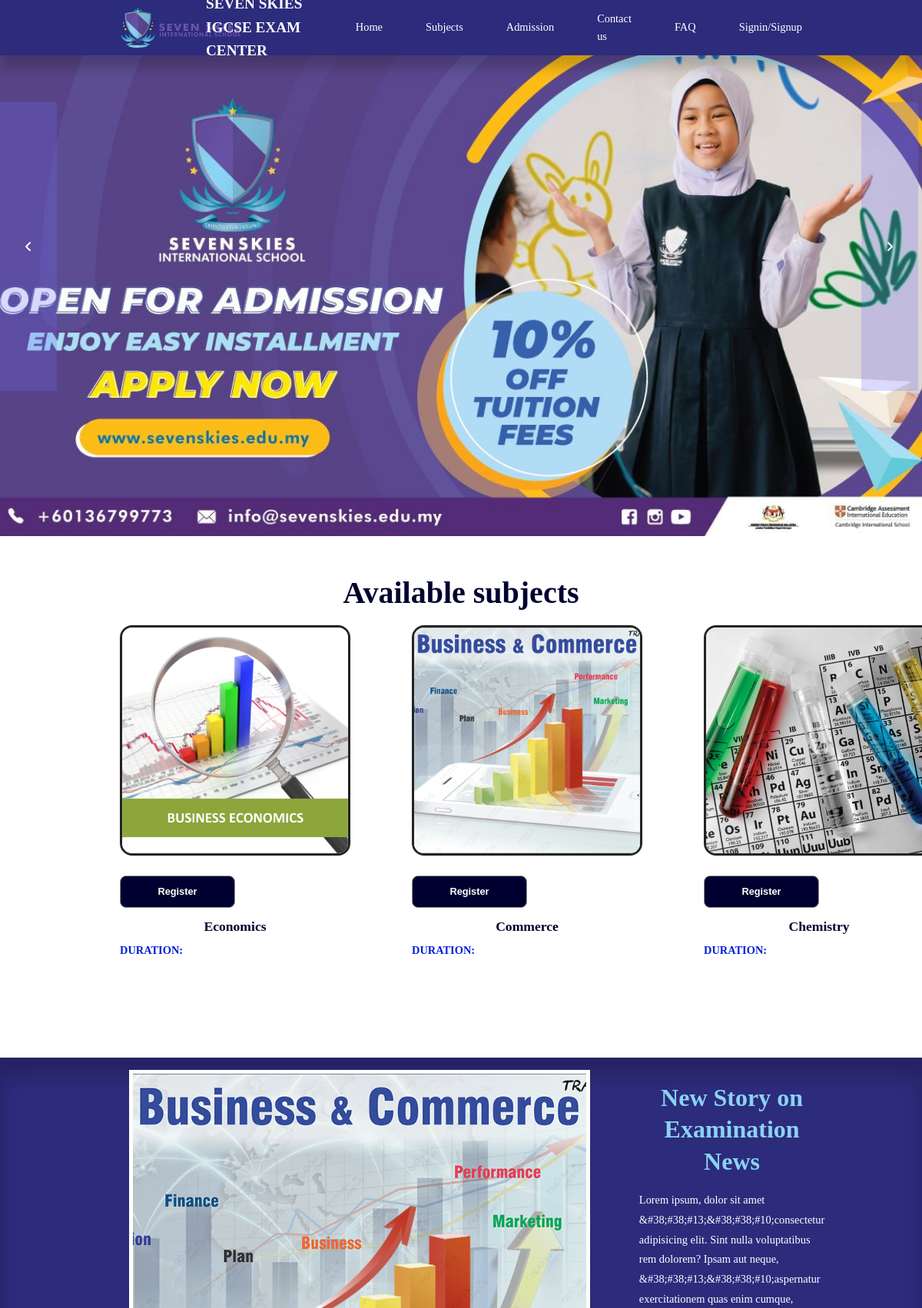
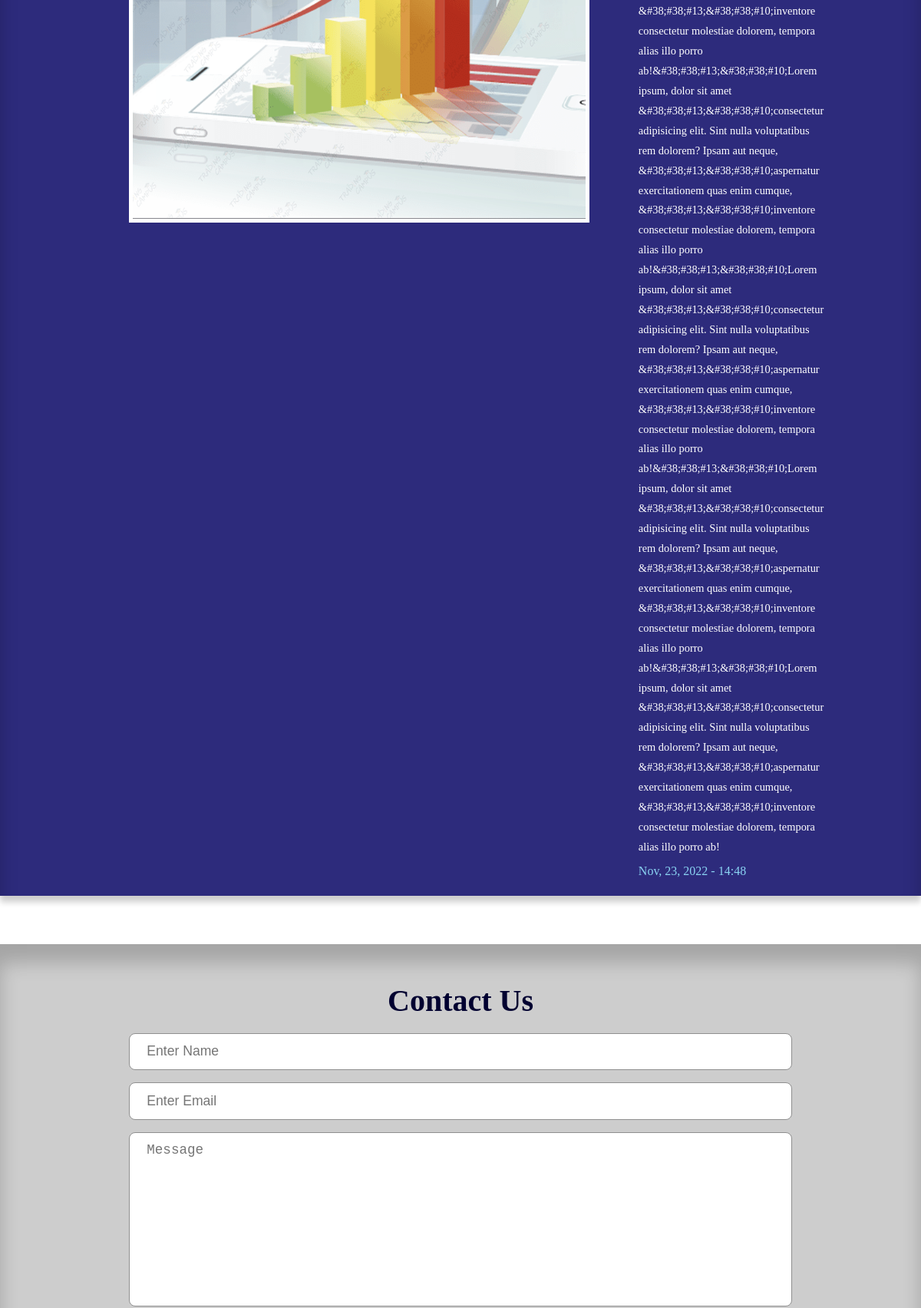
The page / (upper part) on the database its author committed (2 pictures, top to bottom).
### tables this page shows
CREATE TABLE `subjects` (
  `id` int(11) NOT NULL,
  `subject` varchar(100) NOT NULL,
  `subject_code` int(100) NOT NULL,
  `start_date` varchar(100) NOT NULL,
  `end_date` varchar(100) NOT NULL,
  `fee` varchar(10000) NOT NULL,
  `thumbnail` varchar(150) NOT NULL,
  `date_time` timestamp NOT NULL DEFAULT current_timestamp() ON UPDATE current_timestamp()
);

CREATE TABLE `posts` (
  `id` int(11) UNSIGNED NOT NULL,
  `title` varchar(150) NOT NULL,
  `body` text NOT NULL,
  `post_thumbnail` varchar(150) NOT NULL,
  `date_time` datetime NOT NULL DEFAULT current_timestamp() ON UPDATE current_timestamp(),
  `is_featured` int(1) NOT NULL
);

### index.php (the view, shortened to what this page needs)
<?php
include './partials/header.php';
$featured_query = "SELECT * FROM posts WHERE is_featured";
$featured_result = mysqli_query($dbconnect, $featured_query);
$featured = mysqli_fetch_assoc($featured_result);
$query = "SELECT * FROM subjects ORDER BY date_time DESC LIMIT 3";
$subjects = mysqli_query($dbconnect, $query);
?>
<section class="carousel">
    <div class="carousel_container">
        <div class="carousel_image fade">
            <img src="./img/img2.jpeg" alt="">
        </div>
        <i id="prev" onclick="showImage(-1)" class="fa-solid fa-angle-left"></i>
        <i id="next" onclick="showImage(1)" class="fa-solid fa-angle-right"></i>
    </div>
</section>
<section class="courses">
    <h2 class="heading">Available subjects</h2>
    <div class="container courses_container">
        <?php while ($subject = mysqli_fetch_assoc($subjects)) : ?>
            <article id="course">
                <div class="course_thumbnail">
                    <img src="./img/thumbnail/<?= $subject['thumbnail'] ?>">
                </div>
                <div class="course_info">
                    <form action="<?= ROOT_URL ?>php/reg-redirect-logic.php" method="POST">
                        <input type="submit" name="submit" class="category_button" value="Register">
                    </form>
                    <h3 class="course_title">
                        <p><?= $subject['subject'] ?></p>
                    </h3>
                    <p class="course_body">
                        <b>DURATION: </b><?= $subject['duration'] ?>
                    </p>
                </div>
            </article>
        <?php endwhile ?>
    </div>
</section>
<?php if(mysqli_num_rows($featured_result) == 1) : ?>
<section class="notice">
    <div class="container notice_container">
        <div class="notice_thumbnail">
            <img src="./img/thumbnail/<?= $featured['post_thumbnail']?>" alt="">
        </div>
        <div class="notice_info">
            <h2 class="notice_title heading"><a href="post.php"><?= $featured['title']?></a></h2>
            <p class="notice_body"> <?= $featured['body']?>
            </p>
            <div class="post_author">
                <div class="post_author_info">
                    <small><?= date("M, d, Y - H:i", strtotime($featured['date_time']))?></small>
                </div>
            </div>
        </div>
    </div>
</section>
<?php endif ?>
<div id="contact"></div> <br> <br>
<section class="contact">
    <div class="container contact_form">
        <h2 class="heading">Contact Us</h2>
        <form action="">
            <input type="text" class="field" placeholder="Enter Name">
            <input type="text" class="field" placeholder="Enter Email">
            <textarea name="" class="field" id="" cols="30" rows="10" placeholder="Message"></textarea>
        </form>
    </div>
</section>
<?php
include './partials/footer.php';
?>

### css/style.css (style rules this page uses)
:root { --color-primary: #6f6af8; --color-primary-light: hsla(242, 91%, 69%, 0.247); --color-blue-light: #8ad3f2; --color-primary-variant: #5854c7; --color-red: #da0f3f; --color-red-light: rgba(236, 138, 138, 0.5); --color-red-dark: rgb(189, 4, 81); --color-green: #00c476; --color-green-light: hsl(156, 100%, 38%, 15%); --color-gray-900: #242424; --color-gray-700: #2d2b7c; --color-gray-700t: #2c2b7c98; --color-gray-300: rgba(242, 242, 254, 0.3); --color-gray-200: #0020d8; --color-blue-dark: #000030; --color-text: #ffffff; --transition: all 300ms ease; --container-width-lg: 74%; --container-width-md: 88%; --form-width: 40%; --card-border-radius-1: 0.3rem; --card-border-radius-2: 0.5rem; --card-border-radius-3: 0.8rem; --card-border-radius-4: 2rem; --card-border-radius-5: 5rem; }
* { margin: 0; padding: 0; outline: 0; border: 0; appearance: 0; list-style: none; box-sizing: border-box; text-decoration: none; }
body { font-family: Cambria, Cochin, Georgia, Times, 'Times New Roman', serif; line-height: 1.6; color: var(--color-gray-200); overflow-x: hidden; background: var(--color-text); font-size: 0.9rem; }
.container { width: var(--container-width-lg); max-width: 1800px; margin-inline: auto; }
section { margin-top: 3rem; width: 100vw; }
a { color: var(--color-blue-dark); transition: var(--transition); }
h1, h2, h3, h4, h5 { color: var(--color-blue-dark); line-height: 1.3; }
h2 { font-size: 1.7rem; margin: 1rem 0; }
h3 { font-size: 1.1rem; margin: 0.8rem 0 0.5rem; }
img { display: block; width: 100%; object-fit: cover; }
.heading { font-size: 2.5rem; text-align: center; }
.category_button { background: var(--color-blue-dark); color: var(--color-text); display: inline-block; padding: 0.8rem 1rem; border-radius: var(--card-border-radius-2); font-weight: 600; font-size: 0.8rem; text-align: center; width: 50%; }
.course_thumbnail { border: 0.2rem solid var(--color-gray-900); overflow: hidden; margin-bottom: 1.6rem; border-radius: 1rem; width: 300px; height: 300px; }
.course_thumbnail img { width: 100%; height: 100%; }
.carousel_container { display: grid; grid-template-columns: 1fr; gap: 4rem; margin: auto; display: flex; justify-content: center; flex-direction: column; position: relative; }
.carousel .carousel_image img { width: 100%; height: 650px; }
#prev { position: absolute; color: white; background: var(--color-primary-light); top: 13%; left: 0; cursor: pointer; padding: 15% 2rem; font-weight: bold; font-size: 1rem; transition: 0.6s ease; border-radius: 0 3px 3px 0; user-select: none; }
#next { position: absolute; color: white; background: var(--color-primary-light); top: 13%; right: 5px; cursor: pointer; padding: 15% 2rem; font-weight: bold; font-size: 1rem; transition: 0.6s ease; border-radius: 0 3px 3px 0; user-select: none; }
.fade { animation: fade 1.5s; }
.courses_container { display: grid; grid-template-columns: 1fr 1fr 1fr; gap: 5rem; margin-bottom: 5rem; }
.notice { margin-top: 8rem; background: var(--color-gray-700); padding: 1rem; color: #ffffff; box-shadow: inset 0 1.5rem 1.5rem rgba(0, 0, 0, 0.2), 0 0.5rem 0.5rem rgba(0, 0, 0, 0.2); }
.notice_container { display: grid; grid-template-columns: 1fr 1fr; gap: 4rem; font-size: 0.9rem; line-height: 1.8; color: var(--color-text); }
.notice_container>.notice_info>.heading a, .post_author_info, h5 { color: var(--color-blue-light); }
.post_author_info { font-size: 1.2rem; }
.notice .notice_title.heading { font-size: 2rem; text-align: center; }
.notice .notice_thumbnail img { width: 100%; height: 100%; }
.notice .notice_thumbnail { width: 600px; height: 600px; border: 5px solid var(--color-text); }
form { display: flex; flex-direction: column; gap: 1rem; }
input, textarea, select { padding: 0.8rem 1.4rem; background: var(--color-text); border-radius: var(--card-border-radius-2); font-size: 1.1rem; resize: none; color: var(--color-gray-700); border: 1px solid #8f8f8f; }
.report>h2, h3 { text-align: center; }
.contact { display: grid; place-items: center; margin: 1rem 0 1rem; background: rgba(82, 82, 82, 0.288); padding: 2rem 1rem; box-shadow: inset 0 1.5rem 1.5rem rgba(0, 0, 0, 0.2); }
.contact h2 { text-align: center; }

### rows shown on the page
subjects: thumbnail (picture), subject "Economics"
subjects: thumbnail (picture), subject "Commerce"
subjects: thumbnail (picture), subject "Chemistry"
posts: post_thumbnail (picture), title "New Story on Examination News", body "Lorem ipsum, dolor sit amet &#38;#38;#13;&#38;#38;#10;consectetur adipisicing elit. Sint nulla voluptatibus rem dolorem? Ipsam aut neque, &#38;#38;#13;&#38;#38;#10;aspernatur exercitationem quas enim cumque, &#38;#38;#13;&#38;#38;#10;inventore consectetur molestiae dolorem, tempora alias illo porro ab!&#38;#38;#13;&#38;#38;#10;Lorem ipsum, dolor sit amet &#38;#38;#13;&#38;#38;#10;consectetur adipisicing elit. Sint nulla voluptatibus rem dolorem? Ipsam aut neque, &#38;#38;#13;&#38;#38;#10;aspernatur exercitationem quas enim cumque, &#38;#38;#13;&#38;#38;#10;inventore consectetur molestiae dolorem, tempora alias illo porro ab!&#38;#38;#13;&#38;#38;#10;Lorem ipsum, dolor sit amet…", date_time "Nov, 23, 2022 - 14:48"
